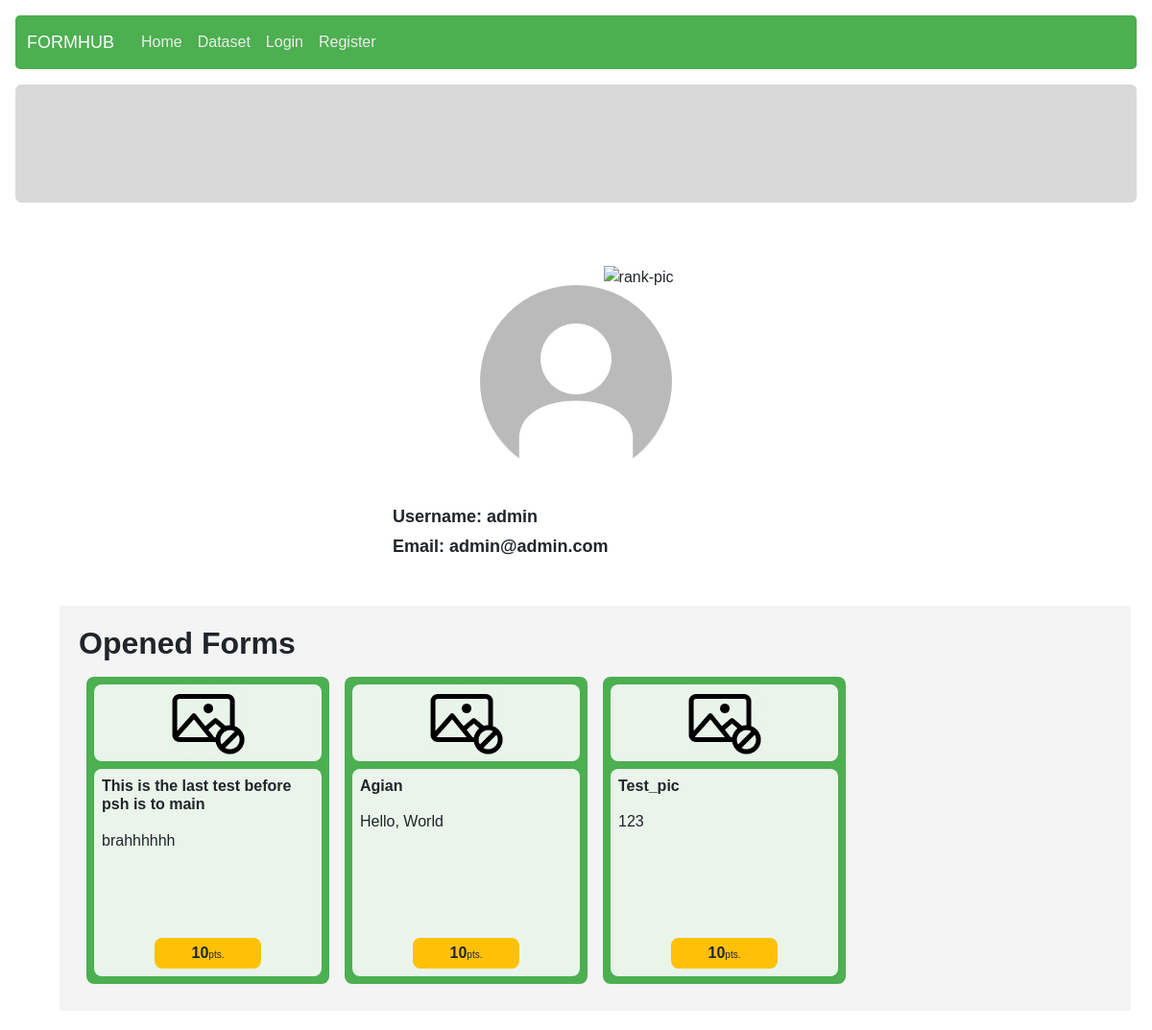
The page /account/2 on the database as committed earlier.
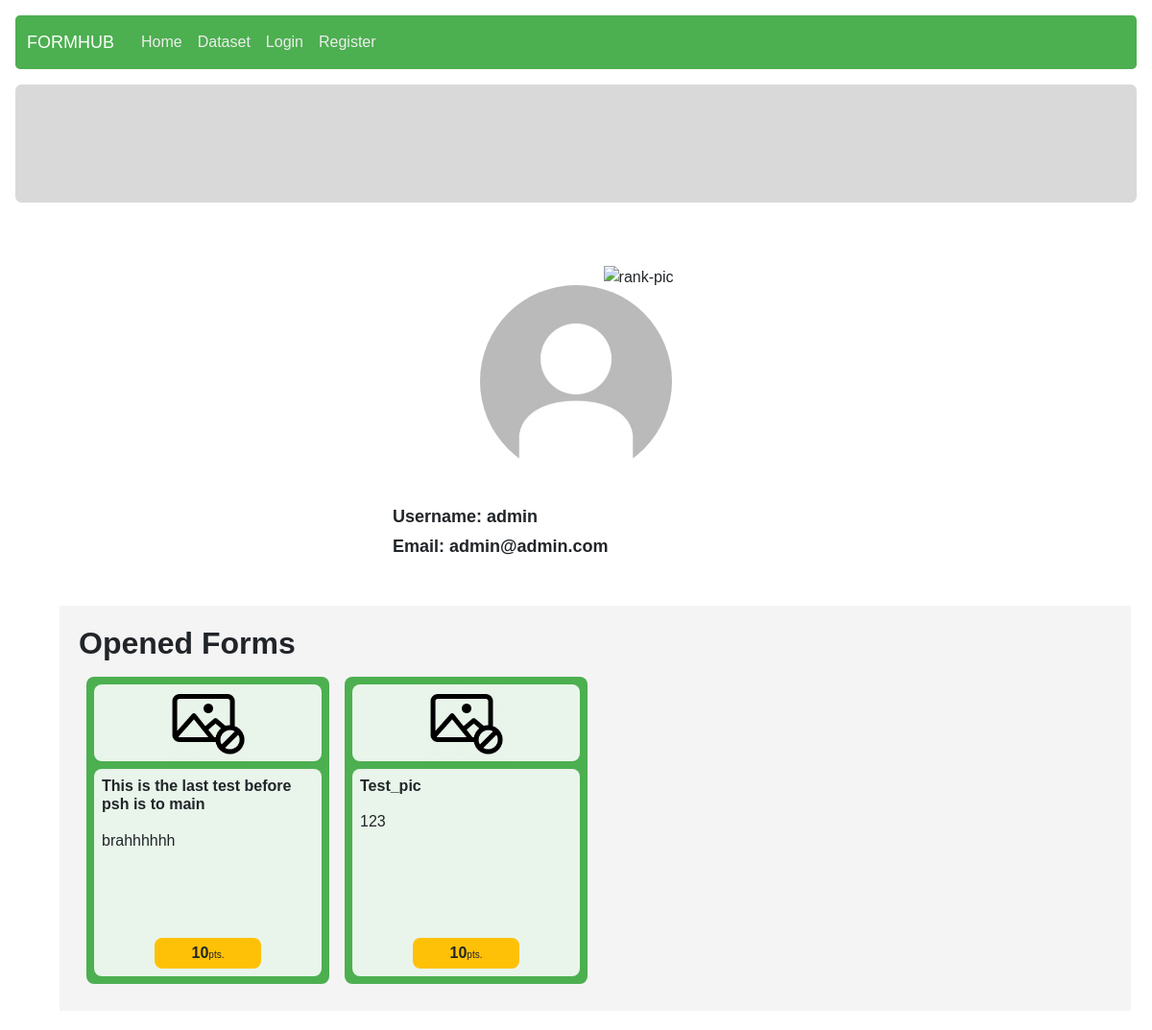
The same page on the database as committed later.
### form_management/models.py (models this page shows, shortened)
class Form(models.Model):
    owner = models.ForeignKey(User, on_delete = models.CASCADE)
    form_name = models.CharField(max_length = 125)
    description = models.CharField(max_length = 1000)
    category = models.ForeignKey(Category, on_delete = models.CASCADE, null = True)
    design = models.JSONField()
    creation_timestamp = models.DateTimeField(auto_now_add = True)
    publish_timestamp = models.DateTimeField(null = True)
    is_open = models.BooleanField(default = False)
    is_sale = models.BooleanField(default = False)
    form_point = models.ForeignKey(Point, on_delete = models.CASCADE, related_name="form_point")
    form_selling_point = models.ForeignKey(Point, on_delete = models.CASCADE, null = True, blank = True, related_name="form_selling_point")
    form_pic = models.ImageField(
        upload_to="static/form_management/imgs",
        null = True,
        default = "static/form_management/imgs/no-pic.png")

class Point(models.Model):
    form_size = models.CharField(max_length = 2)
    context = models.CharField(max_length = 3, null = True, blank = True, choices = POINT_CONTEXT) # SEL = Selling, ANS = answering
    point = models.IntegerField()
    description = models.CharField(max_length = 50, null = True, blank = True)
    lower_bound = models.IntegerField()
    upper_bound = models.IntegerField()

### userprofile/views.py (the view)
# urls.py: path("<int:user_id>", views.profile, name="profile"),
def profile(request, user_id):
    if user_id:
        user = User.objects.get(pk = user_id)
        if request.user.is_authenticated:
            if user_id == request.user.id:
                user_forms = Form.objects.filter(owner = user)
            else:
                is_already_answered_form = FormResponse.objects.filter(responder = request.user).values("form_id").distinct()
                exclude_form_list = [item["form_id"] for item in is_already_answered_form]
                user_forms = Form.objects.filter(owner = user, is_open = True).exclude(id__in=exclude_form_list)
        else:
            user_forms = Form.objects.filter(owner = user, is_open = True)
        responses = PointTransaction.objects.filter(user_id = user)
        num_responses = len(responses)
        if num_responses >= 50:
            rank = 'https://icons.iconarchive.com/icons/iconarchive/badge-trophy/256/Badge-Trophy-21-icon.png'
        elif num_responses >= 25:
            rank = 'https://icons.iconarchive.com/icons/iconarchive/badge-trophy/256/Badge-Trophy-Diamond-4-icon.png'
        else:
            rank = 'https://icons.iconarchive.com/icons/iconarchive/badge-trophy/256/Badge-Trophy-Rubin-2-icon.png'
        return render(request, "userprofile/index.html", {
            "user_profile": user,
            "userpic": user.profile_img,
            "user_forms": user_forms,
            "rank": rank,
            "form_section_title": "Opened Forms" if user_id != request.user.id else "Your Published Forms"
        })
    return HttpResponseRedirect("/")

### templates/userprofile/index.html (shortened to what this page needs)
{% extends "layout.html" %}
{% load static %}
{% block extra_css %}
    <link rel="stylesheet" href="{% static 'userprofile/userprofile.css' %}">
    <link rel="stylesheet" href="{% static 'answering/index.css' %}">
{% endblock %}
{% block body %}
<div class="container" id ="profile">
    <div class="container mb-5" id="user-prof">
        <div class="container" style="display: flex; flex-direction: column; align-items: center;">
            <img style="height: 70px; width: auto;" src="{{ rank }}" alt="rank-pic" id="rank-pic">
            <img id="prof-pic" src="/{{ user_profile.profile_img }}" >
        </div>
        <div class="basics container my-2" id="your-rank">
            <div class="basic-info d-flex justify-content-between mb-1">
                <div id="acct_name">Username: {{ user_profile.username }}</div>
            </div>
            <div class="basic-info d-flex justify-content-between mb-1">
                <div id="email">Email: {{ user_profile.email }}</div>
            </div>
        </div>
    </div>
    <div class="container" id="user-prof-forms">
        <h2><strong>{{ form_section_title }}</strong></h2>
        <div class="all-forms d-flex flex-row flex-wrap">
            {% for form in user_forms %}
                <div class="form-card p-2 d-flex flex-column col-sm-6 col-md-4 col-lg-3" data-code="{{ form.id }}">
                    <div class="form p-2 d-flex flex-column">
                        <div class="img-container d-flex justify-content-center">
                            <img data-code="{{ form.id }}" src="/{{ form.form_pic }}" alt="no-photo">
                        </div>
                        <div class="form-meta-data mt-2 p-2">
                            <div class="header d-flex align-items-center mb-3">
                                <h6 class="form-name my-0">{{ form.form_name }}</h6>
                            </div>
                            <div class="description">
                                {{ form.description }}
                            </div>
                            <div class="bottom-section mt-auto p-1">
                                <span class="point">{{ form.form_point.point }}</span><span class="unit">pts.</span>
                            </div>
                        </div>
                    </div>
                </div>
            {% empty %}
                <h3>No form</h3>
            {% endfor %}
        </div>
    </div>
</div>
{% endblock %}

Rows that differ between the two databases and show on the page:
no longer on this page (row edited): Form: form_pic (placeholder picture), form_name "Agian", description "Hello, World", form_point.point "10"
